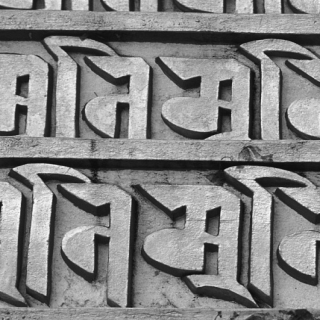
#> input picture litery_1.png, 320 x 320 px
$ python Lab4_2.py   (Python 2 division)
#> lines starting #> are read from the running program, lines starting #| are printed output that depends on the picture
import numpy as np
import matplotlib.pyplot as plt
from scipy import misc as mc

def     ffilter(img,mask):
        (m,n)=mask.shape
        (a,b)=img.shape
        w1=m/2
        w2=m-(w1+1)
        w3=n/2
        w4=n-(w3+1)
        A=img[w1:0:-1,0:b]
        B=img[a:a-w2-1:-1,0:b]
        img2=np.concatenate((A,img,B), axis=0)
        C=img2[0:a+w1+w2,w3:0:-1]
        D=img2[0:a+w1+w2,b:b-w4-1:-1]
        img_new=np.concatenate((C,img2,D), axis=1)
        N=np.sum(mask)
        if np.sum(mask)==0:
            N=1
        s=np.zeros((a,b))
        for i in range(0,a):
            for j in range(0,b):
                s[i][j]=(np.sum(img_new[i:i+m,j:j+n]*mask))/N
        return s


img = mc.imread('litery_1.png')
#> img is the input picture: shape (320, 320, 3); min 11, max 248, mean 132.8
w=img[:,:,0]

#Rozszerzenie obrazu (odbicie lustrzane)

plt.subplot(2,3,1)
plt.imshow(w, cmap=plt.cm.gray, vmin=0, vmax=255)

#Filtr Robertsa

rmask1=np.array([[-1,0],[1,0]])
wr1=ffilter(w.copy(),rmask1)
#> in ffilter, `B=img[a:a-w2-1:-1,0:b]`: B = empty array
#> in ffilter, `img2=np.concatenate((A,img,B), axis=0)`:
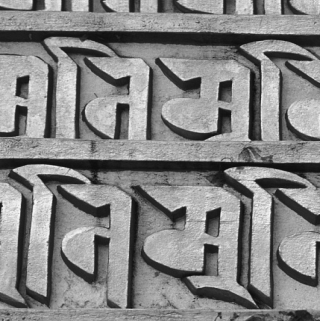
#> img2: shape (321, 320); min 11, max 248, mean 132.9
#> in ffilter, `C=img2[0:a+w1+w2,w3:0:-1]`: C = 321 values, max 214 at index 127, min 25 at index 166, mean 151.2
#> in ffilter, `D=img2[0:a+w1+w2,b:b-w4-1:-1]`: D = empty array

rmask2=np.array([[-1,1],[0,0]])
wr2=ffilter(w.copy(),rmask2)

rmask3=np.array([[0,1],[-1,0]])
wr3=ffilter(w.copy(),rmask3)

rmask4=np.array([[1,0],[0,-1]])
wr4=ffilter(w.copy(),rmask4)

wr=np.sqrt(np.power(wr1,2)+np.power(wr2,2)+np.power(wr3,2)+np.power(wr4,2))
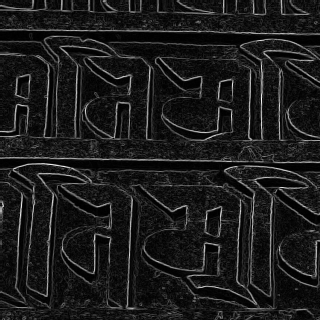
#> wr: shape (320, 320) float64; min 0, max 310, mean 34.1; drawn with min black and max white

plt.subplot(2,3,2)
plt.imshow(wr, cmap=plt.cm.gray, vmin=0, vmax=255)

#Filtr Laplace'a

lmask1=np.array([[0,1,0],[1,-4,1],[0,1,0]])
wl1=ffilter(w.copy(),lmask1)
#> in ffilter (call 5), `img2=np.concatenate((A,img,B), axis=0)`:
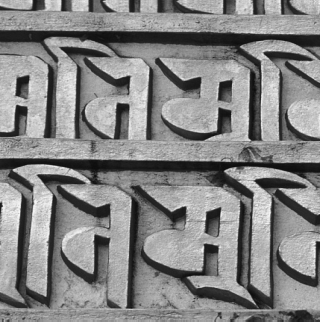
#> img2: shape (322, 320); min 11, max 248, mean 132.9
#> in ffilter (call 5), `C=img2[0:a+w1+w2,w3:0:-1]`: C = 322 values, max 214 at index 127, min 25 at index 166, mean 151.2
#> in ffilter (call 5), `D=img2[0:a+w1+w2,b:b-w4-1:-1]`: D = 322 values, max 241 at index 118, min 17 at index 171, mean 135.5

lmask2=np.array([[1,1,1],[1,-8,1],[1,1,1]])
wl2=ffilter(w.copy(),lmask2)

wl=np.sqrt(np.power(wl1,2)+np.power(wl2,2))
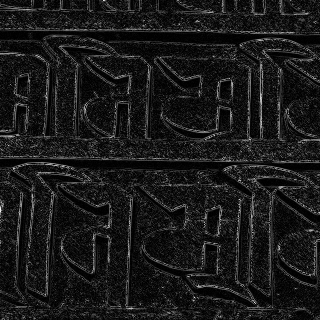
#> wl: shape (320, 320) float64; min 0, max 791.2, mean 80.4; drawn with min black and max white

plt.subplot(2,3,3)
plt.imshow(wl, cmap=plt.cm.gray, vmin=0, vmax=255)

#Filtr Prewitta

pmask1=np.array([[0,1,0],[1,-4,1],[0,1,0]])
wp1=ffilter(w.copy(),pmask1)

pmask2=np.array([[1,1,1],[1,-8,1],[1,1,1]])
wp2=ffilter(w.copy(),pmask2)

pmask3=np.array([[0,1,0],[1,-4,1],[0,1,0]])
wp3=ffilter(w.copy(),pmask3)

pmask4=np.array([[1,1,1],[1,-8,1],[1,1,1]])
wp4=ffilter(w.copy(),pmask4)

wp=np.sqrt(np.power(wp1,2)+np.power(wp2,2)+np.power(wp3,2)+np.power(wp4,2))

plt.subplot(2,3,4)
plt.imshow(wp, cmap=plt.cm.gray, vmin=0, vmax=255)

#Filtr Sobela

smask1=np.array([[-1,0,1],[-2,0,2],[-1,0,1]])
ws1=ffilter(w.copy(),smask1)

smask2=np.array([[-1,-2,-1],[0,0,0],[1,2,1]])
ws2=ffilter(w.copy(),smask2)

smask3=np.array([[0,1,2],[-1,0,1],[-2,-1,0]])
ws3=ffilter(w.copy(),smask3)

smask4=np.array([[-2,-1,0],[-1,0,1],[0,1,2]])
ws4=ffilter(w.copy(),smask4)

ws=np.sqrt(np.power(ws1,2)+np.power(ws2,2)+np.power(ws3,2)+np.power(ws4,2))
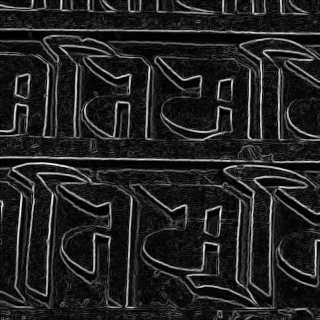
#> ws: shape (320, 320) float64; min 0, max 1260.5, mean 171.1; drawn with min black and max white

plt.subplot(2,3,5)
plt.imshow(ws, cmap=plt.cm.gray, vmin=0, vmax=255)

#Filtr Kirscha

kmask1=np.array([[-3,-3,5],[-3,0,5],[-3,-3,5]])
wk1=ffilter(w.copy(),kmask1)

kmask2=np.array([[-3,5,5],[-3,0,5],[-3,-3,-3]])
wk2=ffilter(w.copy(),kmask2)

kmask3=np.array([[5,5,5],[-3,0,-3],[-3,-3,-3]])
wk3=ffilter(w.copy(),kmask3)

kmask4=np.array([[5,5,-3],[5,0,-3],[-3,-3,-3]])
wk4=ffilter(w.copy(),kmask4)

kmask5=np.array([[5,-3,-3],[5,0,-3],[5,-3,-3]])
wk5=ffilter(w.copy(),kmask5)
#> after the loop in ffilter (call 19), `for i in range(0,a):`:
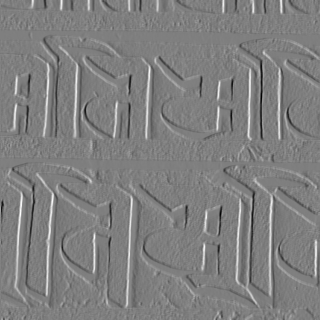
#> s: shape (320, 320) float64; min -2714, max 2719, mean 1; drawn with min black and max white

kmask6=np.array([[-3,-3,-3],[5,0,-3],[5,5,-3]])
wk6=ffilter(w.copy(),kmask6)
#> after the loop in ffilter (call 20), `for i in range(0,a):`:
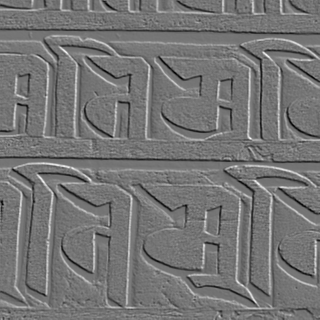
#> s: shape (320, 320) float64; min -2005, max 2347, mean -0.4; drawn with min black and max white

kmask7=np.array([[-3,-3,-3],[-3,0,-3],[5,5,5]])
wk7=ffilter(w.copy(),kmask7)

kmask8=np.array([[-3,-3,-3],[-3,0,5],[-3,5,5]])
wk8=ffilter(w.copy(),kmask8)

wk=np.sqrt(np.power(wk1,2)+np.power(wk2,2)+np.power(wk3,2)+np.power(wk4,2)+np.power(wk5,2)+np.power(wk6,2)+np.power(wk7,2)+np.power(wk8,2))

plt.subplot(2,3,6)
plt.imshow(wk, cmap=plt.cm.gray, vmin=0, vmax=255)

plt.show()
